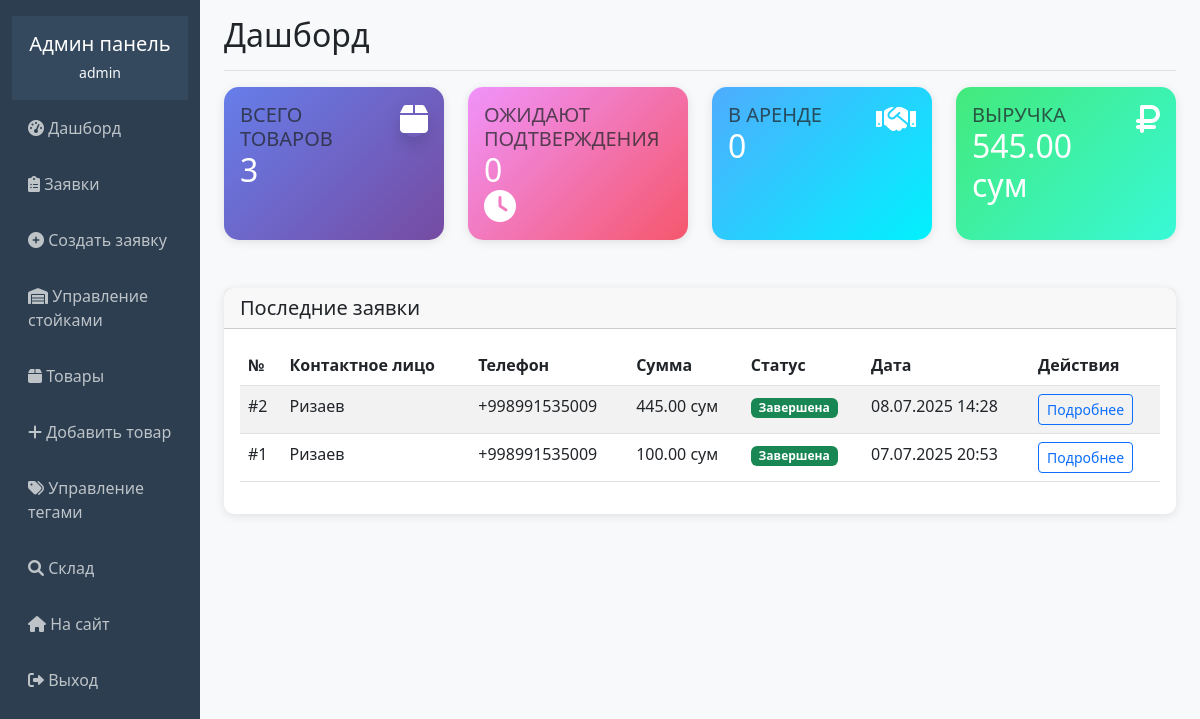
The app's page /superuser/ (signed in), older data.
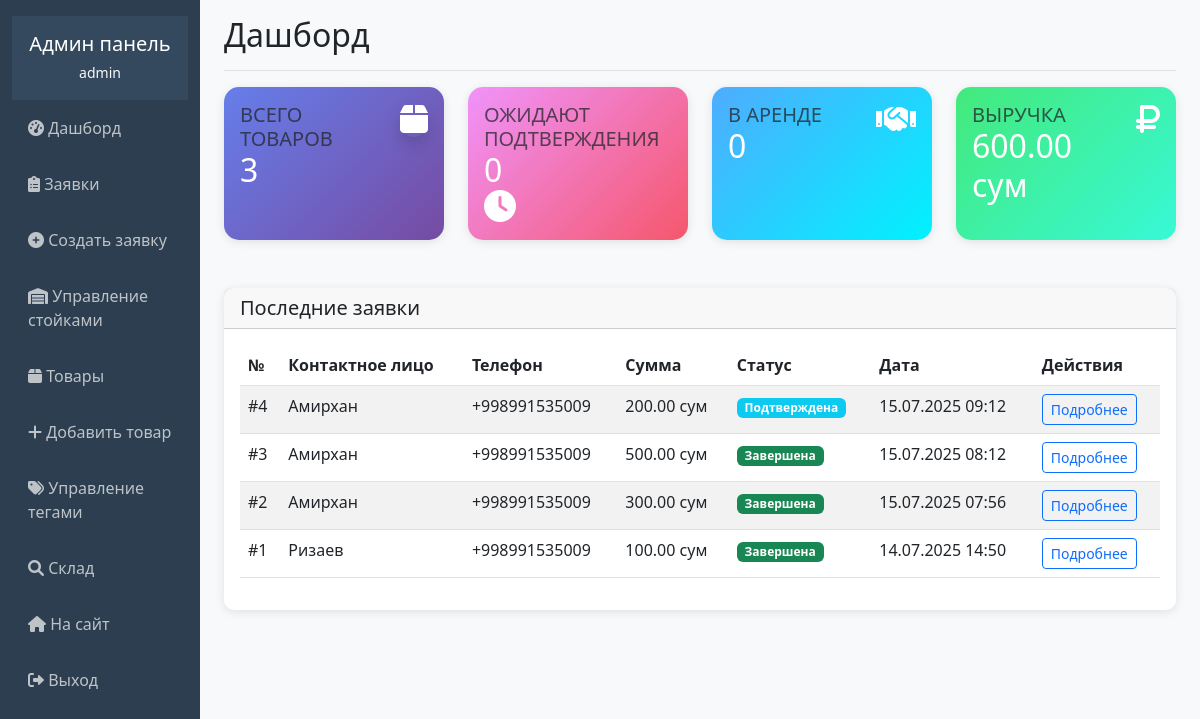
The same page, newer data.
### rental/models.py (models this page shows, shortened)
class Order(models.Model):
    STATUS_CHOICES = [
        ('pending', 'Ожидает подтверждения'),
        ('confirmed', 'Подтверждена'),
        ('in_rent', 'В аренде'),
        ('completed', 'Завершена'),
    ]
    PAYMENT_CHOICES = [
        ('paid', 'Оплачена'),
        ('unpaid', 'Не оплачена'),
    ]
    contact_person = models.CharField(max_length=200, verbose_name='Контактное лицо')
    phone1 = models.CharField(max_length=20, verbose_name='Телефон 1')
    phone2 = models.CharField(max_length=20, blank=True, verbose_name='Телефон 2')
    comment = models.TextField(blank=True, verbose_name='Комментарий')
    status = models.CharField(max_length=20, choices=STATUS_CHOICES, default='pending', verbose_name='Статус')
    payment_status = models.CharField(max_length=20, choices=PAYMENT_CHOICES, default='unpaid', verbose_name='Оплата')
    created_at = models.DateTimeField(auto_now_add=True, verbose_name='Дата создания')
    rental_start = models.DateField(verbose_name='Начало аренды')
    rental_end = models.DateField(verbose_name='Конец аренды')
    total_amount = models.DecimalField(max_digits=10, decimal_places=2, verbose_name='Общая сумма')
    created_by_admin = models.BooleanField(default=False, verbose_name='Создана администратором')
    class Meta:
        verbose_name = 'Заявка'
        verbose_name_plural = 'Заявки'
        ordering = ['-created_at']

### rental/admin_views.py (the view)
# urls.py: path('', admin_views.admin_dashboard, name='admin_dashboard'),
@user_passes_test(is_admin)
def admin_dashboard(request):
    total_products = Product.objects.count()
    pending_orders = Order.objects.filter(status='pending').count()
    active_rentals = Order.objects.filter(status='in_rent').count()
    total_revenue = sum(order.total_amount for order in Order.objects.filter(payment_status='paid'))
    recent_orders = Order.objects.all()[:5]
    context = {
        'total_products': total_products,
        'pending_orders': pending_orders,
        'active_rentals': active_rentals,
        'total_revenue': total_revenue,
        'recent_orders': recent_orders,
    }
    return render(request, 'rental/admin/dashboard.html', context)

### rental/admin_views.py (called while the page is built)
def is_admin(user):
    return user.is_authenticated and user.is_staff

### templates/rental/admin/dashboard.html (shortened to what the changed rows need)
{% extends 'rental/admin/base_admin.html' %}
{% block content %}
<div class="d-flex justify-content-between flex-wrap flex-md-nowrap align-items-center pb-2 mb-3 border-bottom">
    <h1 class="h2">Дашборд</h1>
</div>
<div class="row mb-4">
    <div class="col-xl-3 col-md-6 mb-4">
        <div class="card stat-card-4 h-100">
            <div class="card-body">
                <div class="row">
                    <div class="col">
                        <h5 class="card-title text-uppercase text-muted mb-0">Выручка</h5>
                        <span class="h2 font-weight-bold mb-0">{{ total_revenue }} сум</span>
                    </div>
                </div>
            </div>
        </div>
    </div>
</div>
<div class="row">
    <div class="col-12">
        <div class="card">
            <div class="card-body">
                <div class="table-responsive">
                    <table class="table table-striped">
                        <thead>
                            <tr>
                                <th>№</th>
                                <th>Контактное лицо</th>
                                <th>Телефон</th>
                                <th>Сумма</th>
                                <th>Статус</th>
                                <th>Дата</th>
                                <th>Действия</th>
                            </tr>
                        </thead>
                        <tbody>
                            {% for order in recent_orders %}
                            <tr>
                                <td>#{{ order.id }}</td>
                                <td>{{ order.contact_person }}</td>
                                <td>{{ order.phone1 }}</td>
                                <td>{{ order.total_amount }} сум</td>
                                <td>
                                    {% if order.status == 'pending' %}
                                        <span class="badge bg-warning">Ожидает</span>
                                    {% elif order.status == 'confirmed' %}
                                        <span class="badge bg-info">Подтверждена</span>
                                    {% elif order.status == 'in_rent' %}
                                        <span class="badge bg-primary">В аренде</span>
                                    {% elif order.status == 'completed' %}
                                        <span class="badge bg-success">Завершена</span>
                                    {% endif %}
                                </td>
                                <td>{{ order.created_at|date:"d.m.Y H:i" }}</td>
                                <td>
                                    <a href="{% url 'admin_order_detail' order.id %}" class="btn btn-sm btn-outline-primary">
                                        Подробнее
                                    </a>
                                </td>
                            </tr>
                            {% empty %}
                            <tr>
                                <td colspan="7" class="text-center">Заявок пока нет</td>
                            </tr>
                            {% endfor %}
                        </tbody>
                    </table>
                </div>
            </div>
        </div>
    </div>
</div>
{% endblock %}

Row changes from the older to the newer data that the page shows:
added Order: id "4", contact_person "Амирхан", phone1 "+998991535009", total_amount "200.00", status "Подтверждена", created_at "15.07.2025 09:12"
added Order: id "3", contact_person "Амирхан", phone1 "+998991535009", total_amount "500.00", status "Завершена", created_at "15.07.2025 08:12"
changed Order id 2: contact_person "Ризаев" → "Амирхан"; total_amount "445.00" → "300.00"; created_at "08.07.2025 14:28" → "15.07.2025 07:56"
changed Order "Ризаев": created_at "07.07.2025 20:53" → "14.07.2025 14:50"
Text that changed along with them:
{{ total_revenue }}: "545.00" → "600.00"
